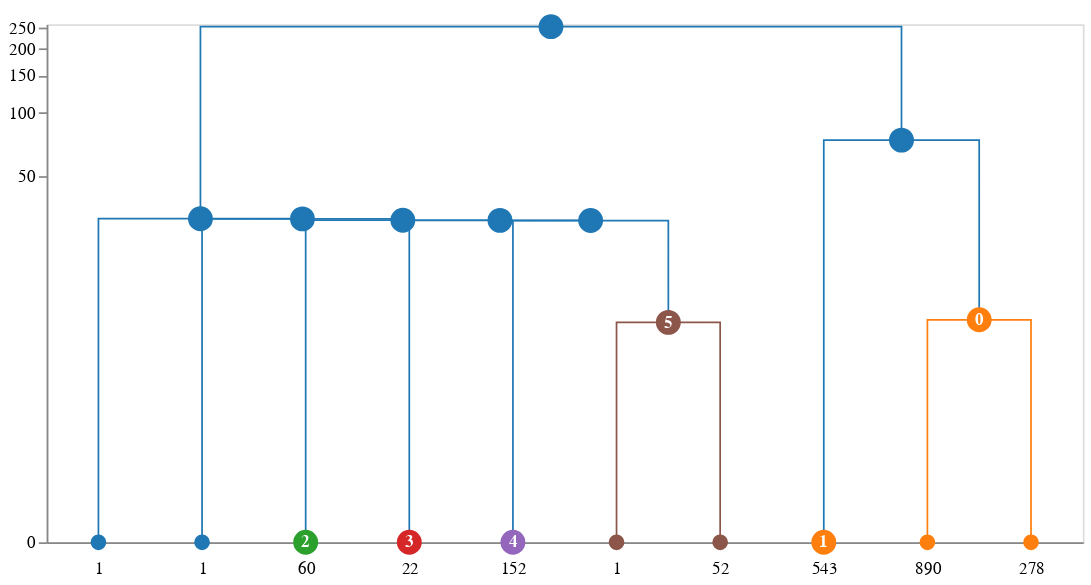

The cell this chart's notebook holds for it:
### Markdown cell above
## Using idendrogram to get additional insights

Let's start by making a quick dendrogram that visualizes the last 10 merges that happen in the hierarchical process. We can see that cluster 0 is a result of two sub-cluster merges, one of which had 890 members and the other - 278.

### Code cell
import idendrogram

cl_data = idendrogram.HDBSCANClusteringData(clusterer)
idd = idendrogram.idendrogram()
idd.set_cluster_info(cluster_data=cl_data)

idd.create_dendrogram(truncate_mode='lastp', p=10).plot(
    backend="altair", width=600, height=300, 
    scale="symlog"
)

### Figure 1 — Vega-Lite specification as saved in the notebook (floating-point values rounded to 4 significant figures)
{"config": {"view": {"continuousWidth": 300, "continuousHeight": 300}}, "layer": [{"data": {"name": "data-37de8d3b8b078cd414719906542212fa"}, "mark": {"type": "line"}, "encoding": {"color": {"field": "fillcolor", "legend": null, "scale": null, "type": "nominal"}, "detail": {"field": "index", "type": "quantitative"}, "order": {"field": "_order_helper", "type": "quantitative"}, "strokeDash": {"field": "strokedash", "legend": null, "scale": null, "type": "nominal"}, "strokeOpacity": {"field": "strokeopacity", "legend": null, "scale": null, "type": "quantitative"}, "strokeWidth": {"field": "strokewidth", "legend": null, "scale": null, "type": "quantitative"}, "x": {"axis": {"grid": false, "labelAngle": 0, "labelExpr": "datum.value == 5.0 ? '1' : datum.value == 15.0 ? '1' : datum.value == 25.0 ? '60' : datum.value == 35.0 ? '22' : datum.value == 45.0 ? '152' : datum.value == 55.0 ? '1' : datum.value == 65.0 ? '52' : datum.value == 75.0 ? '543' : datum.value == 85.0 ? '890' : datum.value == 95.0 ? '278' : ''", "labelPadding": 10, "orient": "bottom", "ticks": false, "values": [5.0, 15.0, 25.0, 35.0, 45.0, 55.0, 65.0, 75.0, 85.0, 95.0]}, "field": "x", "title": null, "type": "quantitative"}, "y": {"axis": {"grid": false}, "field": "y", "scale": {"reverse": false, "type": "symlog"}, "title": null, "type": "quantitative"}}}, {"layer": [{"layer": [{"mark": {"type": "point"}, "encoding": {"fill": {"field": "fillcolor", "scale": null, "type": "nominal"}, "opacity": {"field": "opacity", "scale": null, "type": "quantitative"}, "size": {"field": "size", "scale": null, "type": "quantitative"}, "stroke": {"field": "edgecolor", "scale": null, "type": "nominal"}, "tooltip": {"field": "hovertext", "type": "nominal"}, "x": {"axis": {"grid": false, "labelAngle": 0, "labelExpr": "datum.value == 5.0 ? '1' : datum.value == 15.0 ? '1' : datum.value == 25.0 ? '60' : datum.value == 35.0 ? '22' : datum.value == 45.0 ? '152' : datum.value == 55.0 ? '1' : datum.value == 65.0 ? '52' : datum.value == 75.0 ? '543' : datum.value == 85.0 ? '890' : datum.value == 95.0 ? '278' : ''", "labelPadding": 10, "orient": "bottom", "ticks": false, "values": [5.0, 15.0, 25.0, 35.0, 45.0, 55.0, 65.0, 75.0, 85.0, 95.0]}, "field": "x", "title": null, "type": "quantitative"}, "y": {"axis": {"grid": false}, "field": "y", "scale": {"reverse": false, "type": "symlog"}, "title": null, "type": "quantitative"}}}, {"mark": {"type": "text", "fontWeight": "bold"}, "encoding": {"color": {"field": "labelcolor", "scale": null, "type": "nominal"}, "size": {"field": "labelsize", "scale": null, "type": "quantitative"}, "text": {"field": "label", "type": "nominal"}, "tooltip": {"field": "hovertext", "type": "nominal"}, "x": {"axis": {"grid": false, "labelAngle": 0, "labelExpr": "datum.value == 5.0 ? '1' : datum.value == 15.0 ? '1' : datum.value == 25.0 ? '60' : datum.value == 35.0 ? '22' : datum.value == 45.0 ? '152' : datum.value == 55.0 ? '1' : datum.value == 65.0 ? '52' : datum.value == 75.0 ? '543' : datum.value == 85.0 ? '890' : datum.value == 95.0 ? '278' : ''", "labelPadding": 10, "orient": "bottom", "ticks": false, "values": [5.0, 15.0, 25.0, 35.0, 45.0, 55.0, 65.0, 75.0, 85.0, 95.0]}, "field": "x", "title": null, "type": "quantitative"}, "y": {"axis": {"grid": false}, "field": "y", "scale": {"reverse": false, "type": "symlog"}, "title": null, "type": "quantitative"}}}]}], "data": {"name": "data-4d09734c0853a2fa5ffa567689ab490b"}}], "height": 300, "width": 600, "$schema": "https://vega.github.io/schema/vega-lite/v5.8.0.json", "datasets": {"data-37de8d3b8b078cd414719906542212fa": [{"index": 0, "x": 55.0, "y": 0.0, "fillcolor": "#8c564b", "id": 3990, "children_id": [397, 3989], "cluster_id": 5.0, "strokewidth": 1.0, "strokedash": [1, 0], "strokeopacity": 1.0, "_order_helper": 0}, {"index": 0, "x": 55.0, "y": 9.606, "fillcolor": "#8c564b", "id": 3990, "children_id": [397, 3989], "cluster_id": 5.0, "strokewidth": 1.0, "strokedash": [1, 0], "strokeopacity": 1.0, "_order_helper": 1}, {"index": 0, "x": 65.0, "y": 9.606, "fillcolor": "#8c564b", "id": 3990, "children_id": [397, 3989], "cluster_id": 5.0, "strokewidth": 1.0, "strokedash": [1, 0], "strokeopacity": 1.0, "_order_helper": 2}, {"index": 0, "x": 65.0, "y": 0.0, "fillcolor": "#8c564b", "id": 3990, "children_id": [397, 3989], "cluster_id": 5.0, "strokewidth": 1.0, "strokedash": [1, 0], "strokeopacity": 1.0, "_order_helper": 3}, {"index": 1, "x": 45.0, "y": 0.0, "fillcolor": "#1f77b4", "id": 3992, "children_id": [3985, 3990], "cluster_id": null, "strokewidth": 1.0, "strokedash": [1, 0], "strokeopacity": 1.0, "_order_helper": 0}, {"index": 1, "x": 45.0, "y": 30.68, "fillcolor": "#1f77b4", "id": 3992, "children_id": [3985, 3990], "cluster_id": null, "strokewidth": 1.0, "strokedash": [1, 0], "strokeopacity": 1.0, "_order_helper": 1}, {"index": 1, "x": 60.0, "y": 30.68, "fillcolor": "#1f77b4", "id": 3992, "children_id": [3985, 3990], "cluster_id": null, "strokewidth": 1.0, "strokedash": [1, 0], "strokeopacity": 1.0, "_order_helper": 2}, {"index": 1, "x": 60.0, "y": 9.606, "fillcolor": "#1f77b4", "id": 3992, "children_id": [3985, 3990], "cluster_id": null, "strokewidth": 1.0, "strokedash": [1, 0], "strokeopacity": 1.0, "_order_helper": 3}, {"index": 2, "x": 35.0, "y": 0.0, "fillcolor": "#1f77b4", "id": 3993, "children_id": [3988, 3992], "cluster_id": null, "strokewidth": 1.0, "strokedash": [1, 0], "strokeopacity": 1.0, "_order_helper": 0}, {"index": 2, "x": 35.0, "y": 30.73, "fillcolor": "#1f77b4", "id": 3993, "children_id": [3988, 3992], "cluster_id": null, "strokewidth": 1.0, "strokedash": [1, 0], "strokeopacity": 1.0, "_order_helper": 1}, {"index": 2, "x": 52.5, "y": 30.73, "fillcolor": "#1f77b4", "id": 3993, "children_id": [3988, 3992], "cluster_id": null, "strokewidth": 1.0, "strokedash": [1, 0], "strokeopacity": 1.0, "_order_helper": 2}, {"index": 2, "x": 52.5, "y": 30.68, "fillcolor": "#1f77b4", "id": 3993, "children_id": [3988, 3992], "cluster_id": null, "strokewidth": 1.0, "strokedash": [1, 0], "strokeopacity": 1.0, "_order_helper": 3}, {"index": 3, "x": 25.0, "y": 0.0, "fillcolor": "#1f77b4", "id": 3994, "children_id": [3983, 3993], "cluster_id": null, "strokewidth": 1.0, "strokedash": [1, 0], "strokeopacity": 1.0, "_order_helper": 0}, {"index": 3, "x": 25.0, "y": 30.77, "fillcolor": "#1f77b4", "id": 3994, "children_id": [3983, 3993], "cluster_id": null, "strokewidth": 1.0, "strokedash": [1, 0], "strokeopacity": 1.0, "_order_helper": 1}, {"index": 3, "x": 43.75, "y": 30.77, "fillcolor": "#1f77b4", "id": 3994, "children_id": [3983, 3993], "cluster_id": null, "strokewidth": 1.0, "strokedash": [1, 0], "strokeopacity": 1.0, "_order_helper": 2}, {"index": 3, "x": 43.75, "y": 30.73, "fillcolor": "#1f77b4", "id": 3994, "children_id": [3983, 3993], "cluster_id": null, "strokewidth": 1.0, "strokedash": [1, 0], "strokeopacity": 1.0, "_order_helper": 3}, {"index": 4, "x": 15.0, "y": 0.0, "fillcolor": "#1f77b4", "id": 3995, "children_id": [659, 3994], "cluster_id": null, "strokewidth": 1.0, "strokedash": [1, 0], "strokeopacity": 1.0, "_order_helper": 0}, {"index": 4, "x": 15.0, "y": 31.23, "fillcolor": "#1f77b4", "id": 3995, "children_id": [659, 3994], "cluster_id": null, "strokewidth": 1.0, "strokedash": [1, 0], "strokeopacity": 1.0, "_order_helper": 1}, {"index": 4, "x": 34.38, "y": 31.23, "fillcolor": "#1f77b4", "id": 3995, "children_id": [659, 3994], "cluster_id": null, "strokewidth": 1.0, "strokedash": [1, 0], "strokeopacity": 1.0, "_order_helper": 2}, {"index": 4, "x": 34.38, "y": 30.77, "fillcolor": "#1f77b4", "id": 3995, "children_id": [659, 3994], "cluster_id": null, "strokewidth": 1.0, "strokedash": [1, 0], "strokeopacity": 1.0, "_order_helper": 3}, {"index": 5, "x": 5.0, "y": 0.0, "fillcolor": "#1f77b4", "id": 3996, "children_id": [1016, 3995], "cluster_id": null, "strokewidth": 1.0, "strokedash": [1, 0], "strokeopacity": 1.0, "_order_helper": 0}, {"index": 5, "x": 5.0, "y": 31.3, "fillcolor": "#1f77b4", "id": 3996, "children_id": [1016, 3995], "cluster_id": null, "strokewidth": 1.0, "strokedash": [1, 0], "strokeopacity": 1.0, "_order_helper": 1}, {"index": 5, "x": 24.69, "y": 31.3, "fillcolor": "#1f77b4", "id": 3996, "children_id": [1016, 3995], "cluster_id": null, "strokewidth": 1.0, "strokedash": [1, 0], "strokeopacity": 1.0, "_order_helper": 2}, {"index": 5, "x": 24.69, "y": 31.23, "fillcolor": "#1f77b4", "id": 3996, "children_id": [1016, 3995], "cluster_id": null, "strokewidth": 1.0, "strokedash": [1, 0], "strokeopacity": 1.0, "_order_helper": 3}, {"index": 6, "x": 85.0, "y": 0.0, "fillcolor": "#ff7f0e", "id": 3991, "children_id": [3958, 3974], "cluster_id": 0.0, "strokewidth": 1.0, "strokedash": [1, 0], "strokeopacity": 1.0, "_order_helper": 0}, {"index": 6, "x": 85.0, "y": 9.909, "fillcolor": "#ff7f0e", "id": 3991, "children_id": [3958, 3974], "cluster_id": 0.0, "strokewidth": 1.0, "strokedash": [1, 0], "strokeopacity": 1.0, "_order_helper": 1}, {"index": 6, "x": 95.0, "y": 9.909, "fillcolor": "#ff7f0e", "id": 3991, "children_id": [3958, 3974], "cluster_id": 0.0, "strokewidth": 1.0, "strokedash": [1, 0], "strokeopacity": 1.0, "_order_helper": 2}, {"index": 6, "x": 95.0, "y": 0.0, "fillcolor": "#ff7f0e", "id": 3991, "children_id": [3958, 3974], "cluster_id": 0.0, "strokewidth": 1.0, "strokedash": [1, 0], "strokeopacity": 1.0, "_order_helper": 3}, {"index": 7, "x": 75.0, "y": 0.0, "fillcolor": "#1f77b4", "id": 3997, "children_id": [3970, 3991], "cluster_id": null, "strokewidth": 1.0, "strokedash": [1, 0], "strokeopacity": 1.0, "_order_helper": 0}, {"index": 7, "x": 75.0, "y": 74.12, "fillcolor": "#1f77b4", "id": 3997, "children_id": [3970, 3991], "cluster_id": null, "strokewidth": 1.0, "strokedash": [1, 0], "strokeopacity": 1.0, "_order_helper": 1}, {"index": 7, "x": 90.0, "y": 74.12, "fillcolor": "#1f77b4", "id": 3997, "children_id": [3970, 3991], "cluster_id": null, "strokewidth": 1.0, "strokedash": [1, 0], "strokeopacity": 1.0, "_order_helper": 2}, {"index": 7, "x": 90.0, "y": 9.909, "fillcolor": "#1f77b4", "id": 3997, "children_id": [3970, 3991], "cluster_id": null, "strokewidth": 1.0, "strokedash": [1, 0], "strokeopacity": 1.0, "_order_helper": 3}, {"index": 8, "x": 14.84, "y": 31.3, "fillcolor": "#1f77b4", "id": 3998, "children_id": [3996, 3997], "cluster_id": null, "strokewidth": 1.0, "strokedash": [1, 0], "strokeopacity": 1.0, "_order_helper": 0}, {"index": 8, "x": 14.84, "y": 253.1, "fillcolor": "#1f77b4", "id": 3998, "children_id": [3996, 3997], "cluster_id": null, "strokewidth": 1.0, "strokedash": [1, 0], "strokeopacity": 1.0, "_order_helper": 1}, {"index": 8, "x": 82.5, "y": 253.1, "fillcolor": "#1f77b4", "id": 3998, "children_id": [3996, 3997], "cluster_id": null, "strokewidth": 1.0, "strokedash": [1, 0], "strokeopacity": 1.0, "_order_helper": 2}, {"index": 8, "x": 82.5, "y": 74.12, "fillcolor": "#1f77b4", "id": 3998, "children_id": [3996, 3997], "cluster_id": null, "strokewidth": 1.0, "strokedash": [1, 0], "strokeopacity": 1.0, "_order_helper": 3}], "data-4d09734c0853a2fa5ffa567689ab490b": [{"x": 5.0, "y": 0.0, "type": "leaf", "id": 1016, "cluster_id": null, "edgecolor": "#1f77b4", "label": "", "hovertext": {"# of items": "1", "linkage id": 1016}, "fillcolor": "#1f77b4", "radius": 4.0, "opacity": 1.0, "labelsize": 10.0, "labelcolor": "#fff", "_default_leaf_radius": 4.0, "_default_leaf_radius_if_cluster": 7.0, "size": 50.27}, {"x": 15.0, "y": 0.0, "type": "leaf", "id": 659, "cluster_id": null, "edgecolor": "#1f77b4", "label": "", "hovertext": {"# of items": "1", "linkage id": 659}, "fillcolor": "#1f77b4", "radius": 4.0, "opacity": 1.0, "labelsize": 10.0, "labelcolor": "#fff", "_default_leaf_radius": 4.0, "_default_leaf_radius_if_cluster": 7.0, "size": 50.27}, {"x": 25.0, "y": 0.0, "type": "leaf-cluster", "id": 3983, "cluster_id": 2.0, "edgecolor": "#2ca02c", "label": "2", "hovertext": {"# of items": "60", "linkage id": 3983}, "fillcolor": "#2ca02c", "radius": 7.0, "opacity": 1.0, "labelsize": 10.0, "labelcolor": "#fff", "_default_leaf_radius": 4.0, "_default_leaf_radius_if_cluster": 7.0, "size": 153.9}, {"x": 35.0, "y": 0.0, "type": "leaf-cluster", "id": 3988, "cluster_id": 3.0, "edgecolor": "#d62728", "label": "3", "hovertext": {"# of items": "22", "linkage id": 3988}, "fillcolor": "#d62728", "radius": 7.0, "opacity": 1.0, "labelsize": 10.0, "labelcolor": "#fff", "_default_leaf_radius": 4.0, "_default_leaf_radius_if_cluster": 7.0, "size": 153.9}, {"x": 45.0, "y": 0.0, "type": "leaf-cluster", "id": 3985, "cluster_id": 4.0, "edgecolor": "#9467bd", "label": "4", "hovertext": {"# of items": "152", "linkage id": 3985}, "fillcolor": "#9467bd", "radius": 7.0, "opacity": 1.0, "labelsize": 10.0, "labelcolor": "#fff", "_default_leaf_radius": 4.0, "_default_leaf_radius_if_cluster": 7.0, "size": 153.9}, {"x": 55.0, "y": 0.0, "type": "leaf", "id": 397, "cluster_id": null, "edgecolor": "#8c564b", "label": "", "hovertext": {"# of items": "1", "linkage id": 397}, "fillcolor": "#8c564b", "radius": 4.0, "opacity": 1.0, "labelsize": 10.0, "labelcolor": "#fff", "_default_leaf_radius": 4.0, "_default_leaf_radius_if_cluster": 7.0, "size": 50.27}, {"x": 65.0, "y": 0.0, "type": "leaf", "id": 3989, "cluster_id": null, "edgecolor": "#8c564b", "label": "", "hovertext": {"# of items": "52", "linkage id": 3989}, "fillcolor": "#8c564b", "radius": 4.0, "opacity": 1.0, "labelsize": 10.0, "labelcolor": "#fff", "_default_leaf_radius": 4.0, "_default_leaf_radius_if_cluster": 7.0, "size": 50.27}, {"x": 75.0, "y": 0.0, "type": "leaf-cluster", "id": 3970, "cluster_id": 1.0, "edgecolor": "#ff7f0e", "label": "1", "hovertext": {"# of items": "543", "linkage id": 3970}, "fillcolor": "#ff7f0e", "radius": 7.0, "opacity": 1.0, "labelsize": 10.0, "labelcolor": "#fff", "_default_leaf_radius": 4.0, "_default_leaf_radius_if_cluster": 7.0, "size": 153.9}, {"x": 85.0, "y": 0.0, "type": "leaf", "id": 3958, "cluster_id": null, "edgecolor": "#ff7f0e", "label": "", "hovertext": {"# of items": "890", "linkage id": 3958}, "fillcolor": "#ff7f0e", "radius": 4.0, "opacity": 1.0, "labelsize": 10.0, "labelcolor": "#fff", "_default_leaf_radius": 4.0, "_default_leaf_radius_if_cluster": 7.0, "size": 50.27}, {"x": 95.0, "y": 0.0, "type": "leaf", "id": 3974, "cluster_id": null, "edgecolor": "#ff7f0e", "label": "", "hovertext": {"# of items": "278", "linkage id": 3974}, "fillcolor": "#ff7f0e", "radius": 4.0, "opacity": 1.0, "labelsize": 10.0, "labelcolor": "#fff", "_default_leaf_radius": 4.0, "_default_leaf_radius_if_cluster": 7.0, "size": 50.27}, {"x": 60.0, "y": 9.606, "type": "cluster", "id": 3990, "cluster_id": 5.0, "edgecolor": "#8c564b", "label": "5", "hovertext": {"# of items": "53", "linkage id": 3990}, "fillcolor": "#8c564b", "radius": 7.0, "opacity": 1.0, "labelsize": 10.0, "labelcolor": "#fff", "_default_leaf_radius": 4.0, "_default_leaf_radius_if_cluster": 7.0, "size": 153.9}, {"x": 52.5, "y": 30.68, "type": "supercluster", "id": 3992, "cluster_id": null, "edgecolor": "#1f77b4", "label": "", "hovertext": {"# of items": "205", "linkage id": 3992}, "fillcolor": "#1f77b4", "radius": 7.0, "opacity": 1.0, "labelsize": 10.0, "labelcolor": "#fff", "_default_leaf_radius": 4.0, "_default_leaf_radius_if_cluster": 7.0, "size": 153.9}, {"x": 43.75, "y": 30.73, "type": "supercluster", "id": 3993, "cluster_id": null, "edgecolor": "#1f77b4", "label": "", "hovertext": {"# of items": "227", "linkage id": 3993}, "fillcolor": "#1f77b4", "radius": 7.0, "opacity": 1.0, "labelsize": 10.0, "labelcolor": "#fff", "_default_leaf_radius": 4.0, "_default_leaf_radius_if_cluster": 7.0, "size": 153.9}, {"x": 34.38, "y": 30.77, "type": "supercluster", "id": 3994, "cluster_id": null, "edgecolor": "#1f77b4", "label": "", "hovertext": {"# of items": "287", "linkage id": 3994}, "fillcolor": "#1f77b4", "radius": 7.0, "opacity": 1.0, "labelsize": 10.0, "labelcolor": "#fff", "_default_leaf_radius": 4.0, "_default_leaf_radius_if_cluster": 7.0, "size": 153.9}, {"x": 24.69, "y": 31.23, "type": "supercluster", "id": 3995, "cluster_id": null, "edgecolor": "#1f77b4", "label": "", "hovertext": {"# of items": "288", "linkage id": 3995}, "fillcolor": "#1f77b4", "radius": 7.0, "opacity": 1.0, "labelsize": 10.0, "labelcolor": "#fff", "_default_leaf_radius": 4.0, "_default_leaf_radius_if_cluster": 7.0, "size": 153.9}, {"x": 14.84, "y": 31.3, "type": "supercluster", "id": 3996, "cluster_id": null, "edgecolor": "#1f77b4", "label": "", "hovertext": {"# of items": "289", "linkage id": 3996}, "fillcolor": "#1f77b4", "radius": 7.0, "opacity": 1.0, "labelsize": 10.0, "labelcolor": "#fff", "_default_leaf_radius": 4.0, "_default_leaf_radius_if_cluster": 7.0, "size": 153.9}, {"x": 90.0, "y": 9.909, "type": "cluster", "id": 3991, "cluster_id": 0.0, "edgecolor": "#ff7f0e", "label": "0", "hovertext": {"# of items": "1168", "linkage id": 3991}, "fillcolor": "#ff7f0e", "radius": 7.0, "opacity": 1.0, "labelsize": 10.0, "labelcolor": "#fff", "_default_leaf_radius": 4.0, "_default_leaf_radius_if_cluster": 7.0, "size": 153.9}, {"x": 82.5, "y": 74.12, "type": "supercluster", "id": 3997, "cluster_id": null, "edgecolor": "#1f77b4", "label": "", "hovertext": {"# of items": "1711", "linkage id": 3997}, "fillcolor": "#1f77b4", "radius": 7.0, "opacity": 1.0, "labelsize": 10.0, "labelcolor": "#fff", "_default_leaf_radius": 4.0, "_default_leaf_radius_if_cluster": 7.0, "size": 153.9}, {"x": 48.67, "y": 253.1, "type": "supercluster", "id": 3998, "cluster_id": null, "edgecolor": "#1f77b4", "label": "", "hovertext": {"# of items": "2000", "linkage id": 3998}, "fillcolor": "#1f77b4", "radius": 7.0, "opacity": 1.0, "labelsize": 10.0, "labelcolor": "#fff", "_default_leaf_radius": 4.0, "_default_leaf_radius_if_cluster": 7.0, "size": 153.9}]}}
